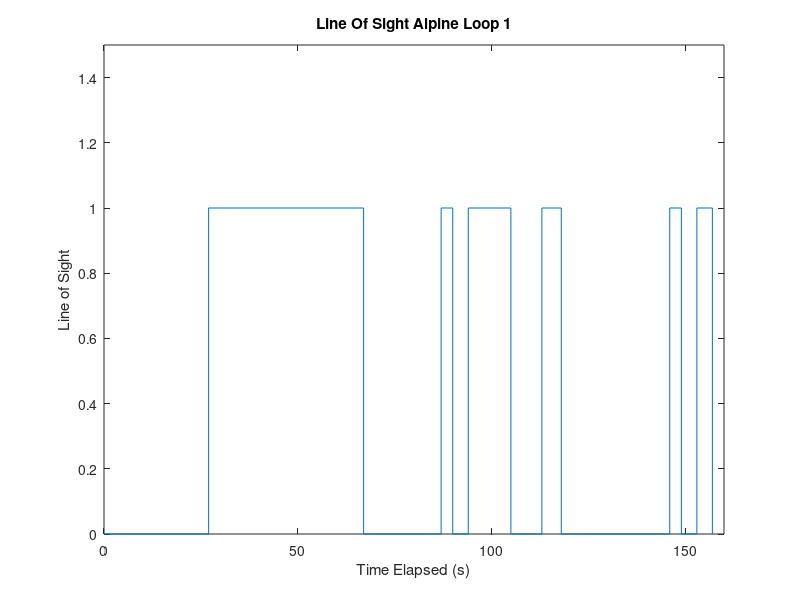
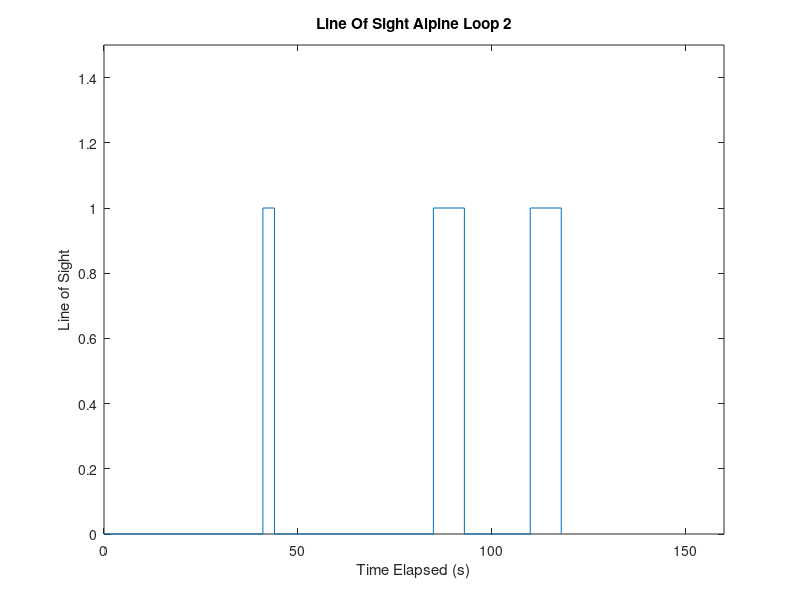

Write the MATLAB code that produced these figures, in order.
%This data comes from the AlpineLoop2 Video on Box
% X1 values represent points where we had line of sight in seconds
X2 = [0 27 27 67 67 87 87 90 90 94 94 105 105 113 113 118 118 146 146 149 149 153 153 157 157];

Y2 = [0 0 1 1 0 0 1 1 0 0 1 1 0 0 1 1 0 0 1 1 0 0 1 1 0]; %1 means we had line of sight, and 0 means we did not, corresponding to the X1 value times

%Here we plot the data
figure()
plot(X2,Y2);
ylim([0 1.5]); % Y doesnt ever exceed 1; limit for aesthetic/readability
xlim([0 160]); % X values never exceed 160; same reason above 
ylabel('Line of Sight');
xlabel('Time Elapsed (s)');
title('Line Of Sight Alpine Loop 1');

%This data comes from the AlpineLoop3 Video on Box
% X1 values represent points where we had line of sight in seconds
X2 = [0 41 41 44 44 85 85 93 93 110 110 118 118];

Y2 = [0 0 1 1 0 0 1 1 0 0 1 1 0]; %1 means we had line of sight, and 0 means we did not, corresponding to the X1 value times

%Here we plot the data
figure()
plot(X2,Y2);
ylim([0 1.5]); % Y doesnt ever exceed 1; limit for aesthetic/readability
xlim([0 160]); % X values never exceed 160; same reason above 
ylabel('Line of Sight');
xlabel('Time Elapsed (s)');
title('Line Of Sight Alpine Loop 2');

